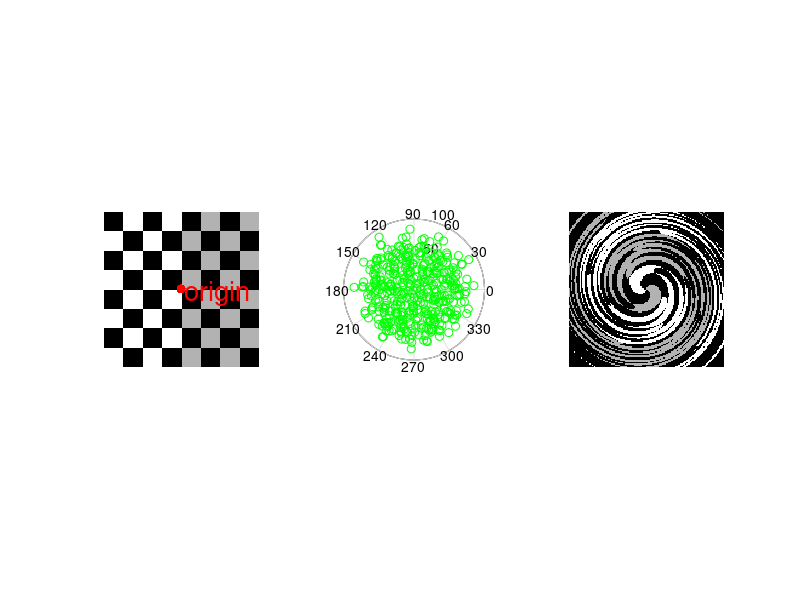

The MATLAB source for this figure:
%{
RAFEEF GARBI - EECE 570: Fundamentals of Visual Computing 2019
HW 2 - PROBLEM 5- Student File
%}
clear all; close all; clc;

%%
pltstp=40; %plot step of polar 
maxAngRange=0:720:720; % step size of twist

A=uint8(255*checkerboard(16));% initial checkerboard
subplot(131); imshow(A);

%%
%Mid point of the image
midr=ceil(size(A,1)/2); % rows increase downwards
midc=ceil(size(A,2)/2); % columns increase to the right

hold on
plot(midc,midr,'r.','markersize',20);
text(midc+3,midr+3,'origin','FontSize',20,'color',[1 0 0]);
nRows=size(A,1);
nCols=size(A,2);

%%
[r,c]=ndgrid(1:nRows,1:nCols);
x=c-midc;
y=midr-r;

%%
[th,rho]=cart2pol(x,y);% change to polar coordinate

for maxAngDeg=maxAngRange,
    
    maxRho=max(rho(:));
    maxAng=maxAngDeg*pi/180;%max angle in rad
    
    th2=th+(rho/maxRho)*maxAng;        
    rho2=rho;
    
    subplot(132);hold off
    polar(th2(1:pltstp:end),rho2(1:pltstp:end),'go')%plot the polar coordinate
    
    [x2,y2]=pol2cart(th2,rho2);%convert from polar to x-y
    
    c2=x2+midc;
    r2=midr-y2;
    
    % find the corresponding points in A and B
    B=uint8(zeros(size(A)));
    for r=1:nRows, %
        for c=1:nCols,
            if r2(r,c)>=1 && r2(r,c)<=nRows && ...
                    c2(r,c)>=1 && c2(r,c)<=nCols, % don't go out of A              
                
                
                B(r,c,:)=A(round(r2(r,c)),round(c2(r,c)),:);% Points in B are rotated from A
            end
        end
    end   
    subplot(133)
    imshow(B);
    
    pause(0.5)
end